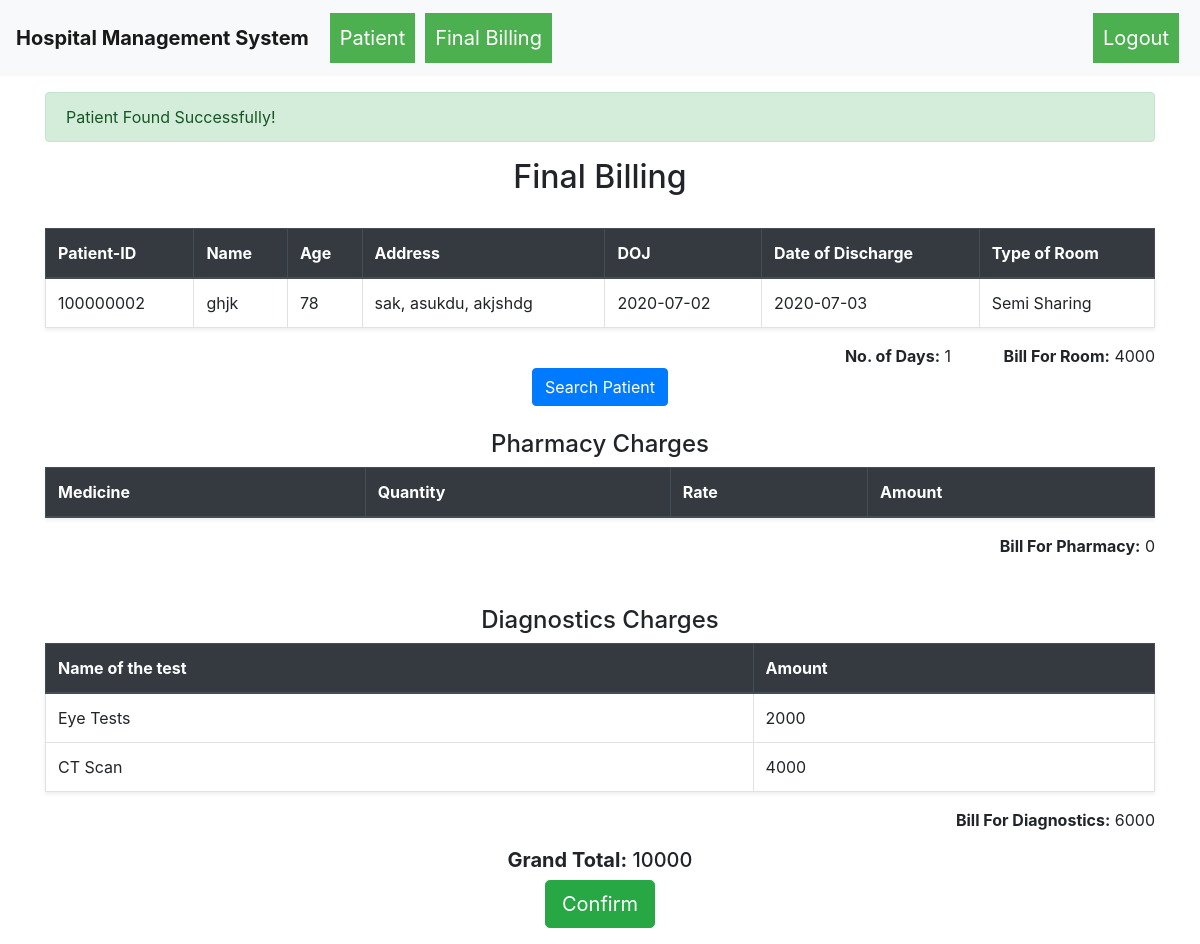
The app's page /final_billing?pid=100000002 (signed in) with its own data.
### hospital_management_system/models.py (models this page shows)
class Patient(db.Model):
    __table_args__ = {'sqlite_autoincrement': True}
    id = db.Column(db.Integer, primary_key=True)
    ssid = db.Column(db.String(250), unique=True, nullable=False)
    name = db.Column(db.String(80), nullable=False)
    age = db.Column(db.Integer, nullable=False)
    date_of_admission = db.Column(db.Date, nullable=False)
    type_of_bed = db.Column(db.String(80), nullable=False)
    address = db.Column(db.String(250), nullable=False)
    city = db.Column(db.String(250), nullable=False)
    state = db.Column(db.String(250), nullable=False)
    status = db.Column(db.String(100), nullable=False)

class Diagnostic_test(db.Model):
    id = db.Column(db.Integer, primary_key=True, autoincrement=True)
    test_name = db.Column(db.String(80), nullable=False)
    test_cost = db.Column(db.Integer, nullable=False)

### hospital_management_system/routes.py (the view)
@app.route("/final_billing", methods=["GET","POST"])
def final_billing():
    data = {}
    if not session.get("username"):
        return redirect("/")
    if session.get("username") != "admin":
        return redirect("/")
    meds = Medicines.query.all()
    tests = Diagnostic_test.query.all()
    med_is = ""
    test_is = ""
    if "pid" in request.args.keys():
        p_id = request.args.get("pid")
        patient = Patient.query.filter_by(id=p_id).first()
        if patient:
            data["today_date"] = datetime.now().date()
            data["days"] = str(data["today_date"] - patient.date_of_admission)[0]
            room_bill = ""
            if patient.type_of_bed == "General Ward":
                data["room_bill"] = int(data["days"]) * 2000
                room_bill = int(data["days"]) * 2000
            elif patient.type_of_bed == "Semi Sharing":
                data["room_bill"] = int(data["days"]) * 4000
                room_bill = int(data["days"]) * 4000
            else:
                data["room_bill"] = int(data["days"]) * 8000
                room_bill = int(data["days"]) * 8000
            med_is = MedicinesIssued.query.filter_by(p_id=p_id)
            p_bill = []
            for i in med_is:
                for j in meds:
                    if i.med_id == j.id:
                        p_bill.append(j.rate*i.quantity)
            data["p_bill"] = sum(p_bill)
            test_is = DiagnosticIssued.query.filter_by(p_id=p_id)
            test_bill = []
            for i in test_is:
                for j in tests:
                    if i.test_id == j.id:
                       test_bill.append(j.test_cost)
            data["test_bill"] = sum(test_bill)
            data["total_bill"] = data["test_bill"] + data["p_bill"] + room_bill
            if request.method == "GET":
                flash("Patient Found Successfully!")
        else:
            patient = ["id", "name", "age", "address", "doj", "type of room"]
            flash("Patient With this Id not found!!")
    else:
        patient = ["id", "name", "age", "address", "doj", "type of room"]
    if request.method == "POST":
        p_id = request.args.get("pid")
        patient = Patient.query.filter_by(id=p_id).update(dict(status="Discharged"))
        db.session.commit()
        patient = Patient.query.filter_by(id=p_id).first()
        flash("Payment Done Successfully!!")
    return render_template("final_billing.html", patient=patient, med_is=med_is, meds=meds, tests=tests, test_is=test_is, data=data, username=session.get("username"))

### hospital_management_system/templates/final_billing.html (shortened to what this page needs)
{% extends 'base.html' %}
{% block body %}
    <div class="container">
        <div class="row">
            <div class="col-md-12">
                {% with messages = get_flashed_messages() %}
                {% if messages %}
                  {% for message in messages %}
                    {% if message == "Patient With this Id not found!!" %}
                        <div class="alert alert-danger mt-3">{{message}}</div>
                    {% else %}
                        <div class="alert alert-success mt-3">{{message}}</div>
                    {% endif %}
                {% endfor %}
                {% endif %}
              {% endwith %}
                    <h2 class="text-center mt-3"> Final Billing </h2>
                    <br>
                    <table class="table table-bordered shadow-sm">
                        <thead class="thead-dark">
                            <tr>
                                <th>Patient-ID</th>
                                <th>Name</th>
                                <th>Age</th>
                                <th>Address</th>
                                <th>DOJ</th>
                                <th>Date of Discharge</th>
                                <th>Type of Room</th>
                            </tr>
                        </thead>
                        <tbody>
                                <tr>
                                    {% if patient.0 == 'id' %}
                                        <td class="text-muted">{{patient.0}}</td>
                                        <td class="text-muted">{{patient.1}}</td>
                                        <td class="text-muted">{{patient.2}}</td>
                                        <td class="text-muted">{{patient.3}}</td>
                                        <td class="text-muted">{{patient.4}}</td>
                                        <td class="text-muted">date of discharge</td>
                                        <td class="text-muted">{{patient.5}}</td>
                                    {% else %}
                                        <td id="patient_id">{{patient.id}}</td>
                                        <td>{{patient.name}}</td>
                                        <td>{{patient.age}}</td>
                                        <td>{{patient.address}}, {{patient.city}}, {{patient.state}}</td>
                                        <td>{{patient.date_of_admission}}</td>
                                        <td>{{data["today_date"]}}</td>
                                        <td>{{patient.type_of_bed}}</td>
                                    {% endif %}
                                </tr>
                        </tbody>
                        </table>
                        {% if patient.0 == 'id' %}
                        {% else %}
                        <div class="text-right">
                            <span><strong>No. of Days:</strong> {{data["days"]}}</span> <span class="ml-5"><strong>Bill For Room:</strong> {{data["room_bill"]}}</span>
                        </div>
                        {% endif %}
                        <div class="text-center">
                    <button type="button" class="btn btn-primary" data-toggle="modal" data-target="#patient">
                        Search Patient
                    </button>
                </div>
                        {% if patient.0 == 'id' %}
                        {% else %}
                    <h4 class="text-center">Pharmacy Charges</h4>
                    <table class="table table-bordered shadow-sm">
                        <thead class="thead-dark">
                            <tr>
                                <th>Medicine</th>
                                <th>Quantity</th>
                                <th>Rate</th>
                                <th>Amount</th>
                            </tr>
                        </thead>
                        </table>
                        <div class="text-right">
                        <span class="ml-5"><strong>Bill For Pharmacy:</strong> {{data["p_bill"]}}</span>
                        </div>
                        <br>
                        <br>
                <div class="row">
                    <div class="col-md-12">
                        <h4 class="text-center">Diagnostics Charges</h4>
                        <table class="table table-bordered shadow-sm">
                            <thead class="thead-dark">
                                <tr>
                                    <th>Name of the test</th>
                                    <th>Amount</th>
                                </tr>
                            </thead>
                            <tbody>
                               {% for i in test_is %}
                                <tr>
                                    {% for j in tests %}
                                        {% if i.test_id == j.id %}
                                            <td>{{j.test_name}}</td>
                                            <td>{{j.test_cost}}</td>
                                        {% endif %}
                                    {% endfor %}
                                </tr>
                               {% endfor %}
                            </tbody>
                        </table>
                        <div class="text-right">
                            <span class="ml-5"><strong>Bill For Diagnostics:</strong> {{data["test_bill"]}}</span>
                        </div>
                    </div>
                </div>
                    <div class="text-center my-3">
                        <h5 class="my-2"><strong>Grand Total:</strong> {{data["total_bill"]}}</h5>
                        <form action="" method="POST">
                            <button type="submit" class="btn btn-success btn-lg">Confirm</button>
                        </form>
                    </div>
                    {% endif %}
            </div>
        </div>
    </div>
{% endblock %}

### records on screen
Patient: id "100000002", name "ghjk", age "78", address "sak", city "asukdu", state "akjshdg", date_of_admission "2020-07-02", type_of_bed "Semi Sharing"
Diagnostic_test: test_name "Eye Tests", test_cost "2000"
Diagnostic_test: test_name "CT Scan", test_cost "4000"

### other values on screen
{{ message }} "Patient Found Successfully!"
{{ data["today_date"] }} "2020-07-03"
{{ data["days"] }} "1"
{{ data["room_bill"] }} "4000"
{{ data["p_bill"] }} "0"
{{ data["test_bill"] }} "6000"
{{ data["total_bill"] }} "10000"
